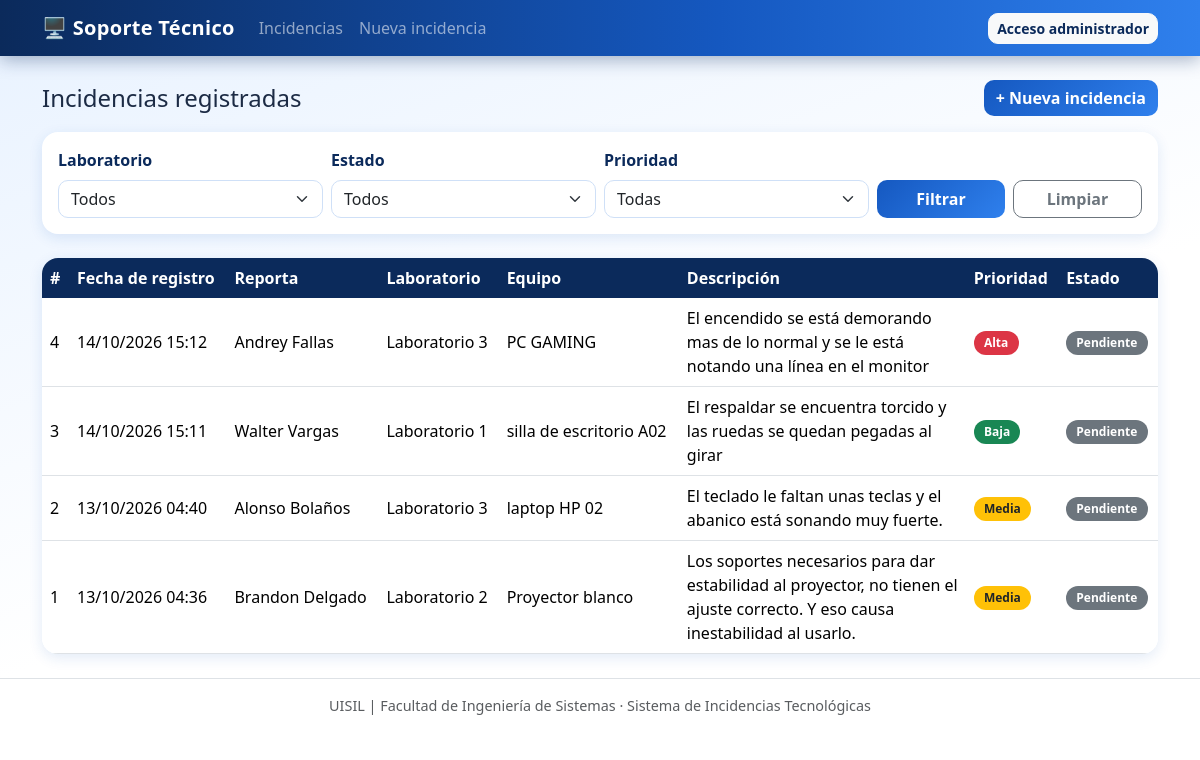
The page / on the database its author committed.
### tables this page shows
CREATE TABLE `incidencias` (
  `id` int(11) NOT NULL,
  `reportante` varchar(100) NOT NULL,
  `laboratorio` varchar(50) NOT NULL,
  `equipo` varchar(100) NOT NULL,
  `descripcion` text NOT NULL,
  `prioridad` enum('Baja','Media','Alta') NOT NULL,
  `estado` enum('Pendiente','En proceso','Resuelta') NOT NULL,
  `fecha_registro` timestamp NOT NULL DEFAULT current_timestamp()
);

### includes/auth.php (called while the page is built, shortened)
<?php
function esAdmin() {
    return isset($_SESSION['usuario_id']);
}
function e($valor) {
    return htmlspecialchars($valor ?? '', ENT_QUOTES, 'UTF-8');
}

### index.php (the view, shortened to what this page needs)
<?php
require_once 'config/conexion.php';
$lab       = trim($_GET['laboratorio'] ?? '');
$estado    = trim($_GET['estado'] ?? '');
$prioridad = trim($_GET['prioridad'] ?? '');
$sql = "SELECT * FROM incidencias";
$sql .= " ORDER BY fecha_registro DESC, id DESC";
$stmt = $conexion->prepare($sql);
$stmt->execute();
$resultado = $stmt->get_result();
function badgePrioridad($p) {
    return ['Alta' => 'danger', 'Media' => 'warning text-dark', 'Baja' => 'success'][$p] ?? 'secondary';
}
function badgeEstado($s) {
    return ['Pendiente' => 'secondary', 'En proceso' => 'info text-dark', 'Resuelta' => 'success'][$s] ?? 'secondary';
}
$qs = http_build_query(array_filter(['laboratorio' => $lab, 'estado' => $estado, 'prioridad' => $prioridad]));
include 'includes/header.php';
?>
<div class="d-flex justify-content-between align-items-center mb-3">
  <h2 class="h4 mb-0">Incidencias registradas</h2>
  <a href="registrar.php" class="btn btn-primary">+ Nueva incidencia</a>
</div>
<div class="card mb-4">
  <div class="card-body">
    <form method="get" class="row g-2 align-items-end">
      <div class="col-md-3">
        <label class="form-label">Laboratorio</label>
        <select name="laboratorio" class="form-select">
          <option value="">Todos</option>
        </select>
      </div>
      <div class="col-md-3">
        <label class="form-label">Estado</label>
        <select name="estado" class="form-select">
          <option value="">Todos</option>
        </select>
      </div>
      <div class="col-md-3">
        <label class="form-label">Prioridad</label>
        <select name="prioridad" class="form-select">
          <option value="">Todas</option>
        </select>
      </div>
      <div class="col-md-3 d-flex gap-2">
        <button type="submit" class="btn btn-primary w-100">Filtrar</button>
        <a href="index.php" class="btn btn-outline-secondary w-100">Limpiar</a>
      </div>
    </form>
  </div>
</div>
<div class="card">
  <div class="table-responsive">
    <table class="table table-hover tabla-incidencias mb-0">
      <thead class="table-light">
        <tr>
          <th>#</th><th>Fecha de registro</th><th>Reporta</th><th>Laboratorio</th>
          <th>Equipo</th><th>Descripción</th><th>Prioridad</th><th>Estado</th>
        </tr>
      </thead>
      <tbody>
      <?php while ($fila = $resultado->fetch_assoc()): ?>
        <tr>
          <td><?= (int)$fila['id'] ?></td>
          <td><?= e(date('d/m/Y H:i', strtotime($fila['fecha_registro']))) ?></td>
          <td><?= e($fila['reportante']) ?></td>
          <td><?= e($fila['laboratorio']) ?></td>
          <td><?= e($fila['equipo']) ?></td>
          <td class="descripcion"><?= e($fila['descripcion']) ?></td>
          <td><span class="badge bg-<?= badgePrioridad($fila['prioridad']) ?>"><?= e($fila['prioridad']) ?></span></td>
          <td>
            <?php if (esAdmin()): ?>
              <form action="cambiar_estado.php" method="post" class="d-flex gap-1">
                <input type="hidden" name="id" value="<?= (int)$fila['id'] ?>">
                <input type="hidden" name="volver" value="<?= e($qs) ?>">
                <select name="estado" class="form-select form-select-sm" onchange="this.form.submit()">
                  <?php foreach ($ESTADOS as $s): ?>
                    <option value="<?= e($s) ?>" <?= $fila['estado'] === $s ? 'selected' : '' ?>><?= e($s) ?></option>
                  <?php endforeach; ?>
                </select>
              </form>
            <?php else: ?>
              <span class="badge bg-<?= badgeEstado($fila['estado']) ?>"><?= e($fila['estado']) ?></span>
            <?php endif; ?>
          </td>
        </tr>
      <?php endwhile; ?>
      </tbody>
    </table>
  </div>
</div>
<?php include 'includes/footer.php'; ?>

### includes/header.php (shortened to what this page needs)
<?php require_once __DIR__ . '/auth.php'; ?>
<!DOCTYPE html>
<html lang="es">
<head>
  <link href="https://cdn.jsdelivr.net/npm/bootstrap@5.3.3/dist/css/bootstrap.min.css" rel="stylesheet">
  <link href="css/estilos.css" rel="stylesheet">
</head>
<body>
<nav class="navbar navbar-expand-md navbar-dark bg-primary">
  <div class="container">
    <a class="navbar-brand" href="index.php">🖥️ Soporte Técnico</a>
    <div class="collapse navbar-collapse" id="menu">
      <ul class="navbar-nav me-auto">
        <li class="nav-item"><a class="nav-link" href="index.php">Incidencias</a></li>
        <li class="nav-item"><a class="nav-link" href="registrar.php">Nueva incidencia</a></li>
      </ul>
      <ul class="navbar-nav">
        <?php if (esAdmin()): ?>
          <li class="nav-item"><span class="navbar-text me-3">Admin: <?= e($_SESSION['usuario_nombre']) ?></span></li>
          <li class="nav-item"><a class="btn btn-light btn-sm" href="logout.php">Cerrar sesión</a></li>
        <?php else: ?>
          <li class="nav-item"><a class="btn btn-light btn-sm" href="login.php">Acceso administrador</a></li>
        <?php endif; ?>
      </ul>
    </div>
  </div>
</nav>
<main class="container my-4">

### includes/footer.php (shortened to what this page needs)
</main>
<footer class="text-center text-muted py-3 border-top">
  UISIL | Facultad de Ingeniería de Sistemas · Sistema de Incidencias Tecnológicas
</footer>
</body>
</html>

### css/estilos.css (style rules this page uses)
:root { --azul-900: #0b2a5b; --azul-700: #1558c0; --azul-500: #2f80ed; --azul-300: #8ec1ff; --azul-100: #e8f2ff; --blanco: #ffffff; --texto: #1c2b45; --sombra: 0 4px 14px rgba(21, 88, 192, .12); --sombra-fuerte: 0 12px 28px rgba(21, 88, 192, .25); --transicion: .25s cubic-bezier(.2, .8, .2, 1); }
body { background: linear-gradient(160deg, var(--azul-100) 0%, var(--blanco) 55%); background-attachment: fixed; color: var(--texto); font-family: "Segoe UI", system-ui, -apple-system, Roboto, sans-serif; min-height: 100vh; }
main > * { animation: aparecer .5s ease both; }
main > *:nth-child(2) { animation-delay: .08s; }
main > *:nth-child(3) { animation-delay: .16s; }
.navbar { background: linear-gradient(90deg, var(--azul-900), var(--azul-700) 60%, var(--azul-500)) !important; box-shadow: 0 4px 18px rgba(11, 42, 91, .35); animation: bajar .5s ease both; }
.navbar-brand { font-weight: 700; letter-spacing: .3px; transition: transform var(--transicion); }
.navbar .nav-link { position: relative; transition: transform var(--transicion), color var(--transicion); }
.navbar .nav-link::after { content: ""; position: absolute; left: 50%; bottom: 2px; width: 0; height: 2px; background: var(--blanco); transition: width var(--transicion), left var(--transicion); }
h2 { color: var(--azul-900); font-weight: 700; }
.card { border: 0; border-radius: 16px; background: var(--blanco); box-shadow: var(--sombra); transition: transform var(--transicion), box-shadow var(--transicion); }
.btn { border-radius: 10px; font-weight: 600; transition: transform var(--transicion), box-shadow var(--transicion), background-color var(--transicion), color var(--transicion); }
.btn-primary { background: linear-gradient(135deg, var(--azul-700), var(--azul-500)); border: 0; }
.btn-light { color: var(--azul-900); }
.form-label { font-weight: 600; color: var(--azul-900); }
.form-control, .form-select { border-radius: 10px; border: 1.5px solid #cfe0f7; transition: transform var(--transicion), border-color var(--transicion), box-shadow var(--transicion); }
.tabla-incidencias { border-collapse: separate; border-spacing: 0; }
.tabla-incidencias thead th { background: var(--azul-900); color: var(--blanco); font-weight: 600; border: 0; white-space: nowrap; }
.tabla-incidencias td, .tabla-incidencias th { vertical-align: middle; }
.tabla-incidencias tbody tr { position: relative; transition: transform var(--transicion), box-shadow var(--transicion), background-color var(--transicion); animation: deslizar .45s ease both; }
.tabla-incidencias tbody tr:nth-child(2) { animation-delay: .05s; }
.tabla-incidencias tbody tr:nth-child(3) { animation-delay: .10s; }
.tabla-incidencias tbody tr:nth-child(4) { animation-delay: .15s; }
.card > .table-responsive { border-radius: 16px; }
.descripcion { max-width: 280px; white-space: normal; }
.badge { border-radius: 20px; padding: .5em .85em; transition: transform var(--transicion); }
footer { font-size: .9rem; border-color: #d6e6fb !important; }

### rows shown on the page
incidencias: id "4", fecha_registro "14/10/2026 15:12", reportante "Andrey Fallas", laboratorio "Laboratorio 3", equipo "PC GAMING", descripcion "El encendido se está demorando mas de lo normal y se le está notando una línea en el monitor", prioridad "Alta", estado "Pendiente"
incidencias: id "3", fecha_registro "14/10/2026 15:11", reportante "Walter Vargas", laboratorio "Laboratorio 1", equipo "silla de escritorio A02", descripcion "El respaldar se encuentra torcido y las ruedas se quedan pegadas al girar", prioridad "Baja", estado "Pendiente"
incidencias: id "2", fecha_registro "13/10/2026 04:40", reportante "Alonso Bolaños", laboratorio "Laboratorio 3", equipo "laptop HP 02", descripcion "El teclado le faltan unas teclas y el abanico está sonando muy fuerte.", prioridad "Media", estado "Pendiente"
incidencias: id "1", fecha_registro "13/10/2026 04:36", reportante "Brandon Delgado", laboratorio "Laboratorio 2", equipo "Proyector blanco", descripcion "Los soportes necesarios para dar estabilidad al proyector, no tienen el ajuste correcto. Y eso causa inestabilidad al usarlo.", prioridad "Media", estado "Pendiente"
